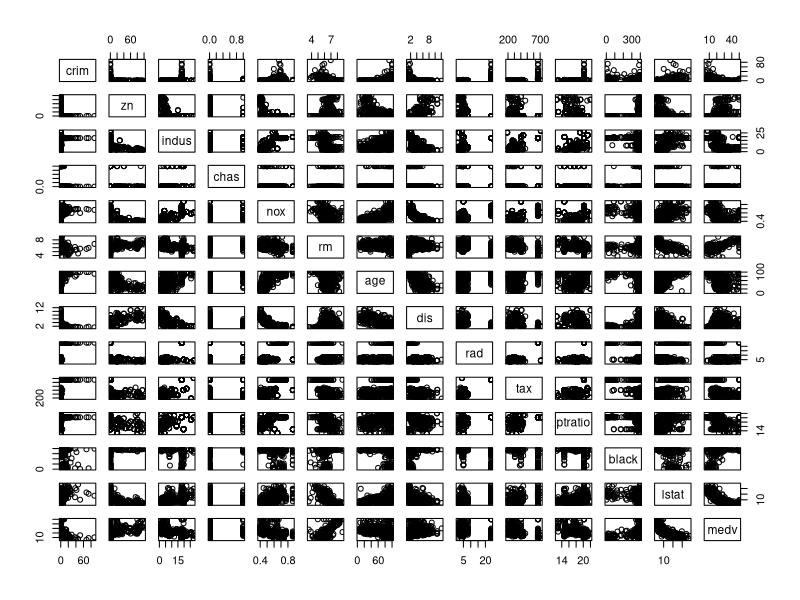
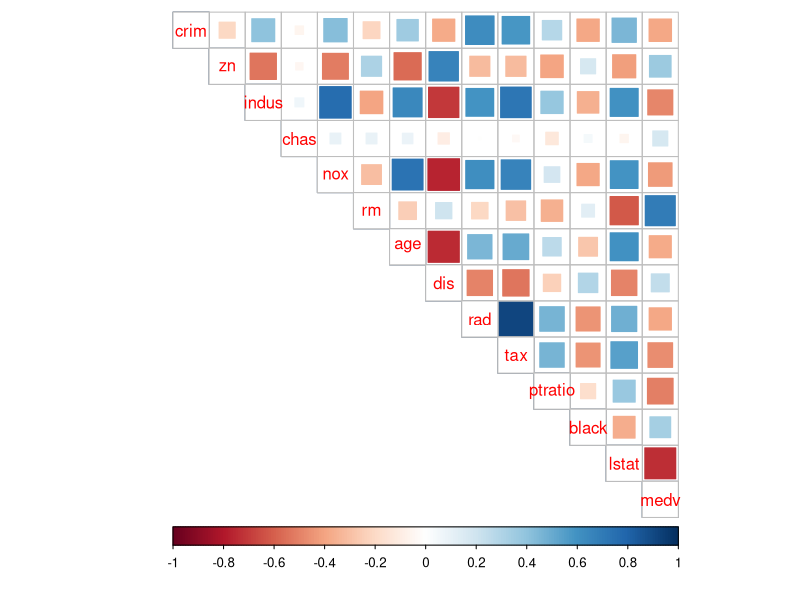
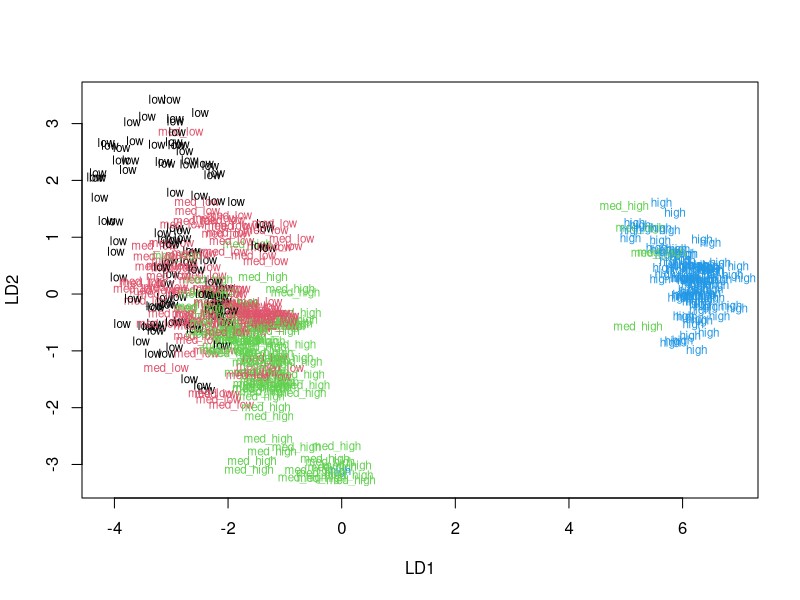
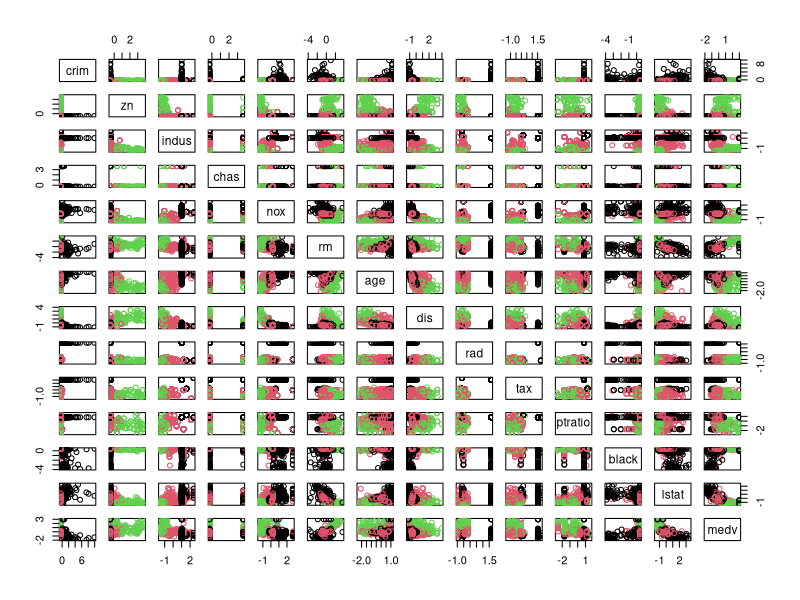
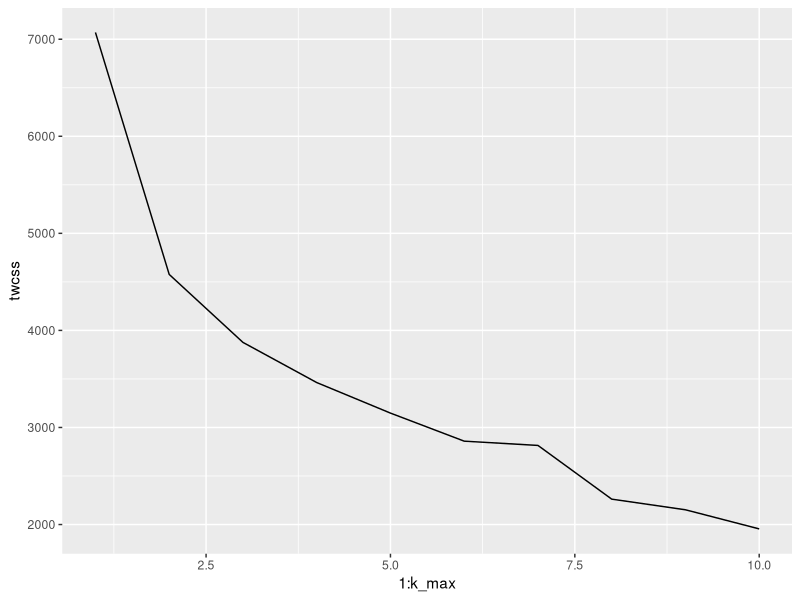
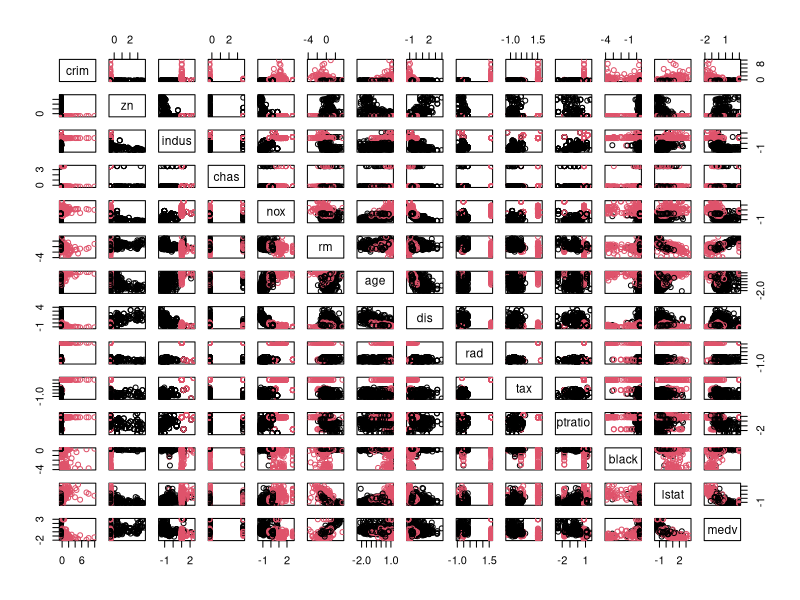

Reproduce these figures in R, in order.
## ---- chunk 1
library(MASS); library(tidyr); library(dplyr); library(ggplot2); library(corrplot)
data("Boston")
str(Boston)
dim(Boston)
## ---- chunk 2
pairs(Boston)
cor_matrix<-cor(Boston)
corrplot(cor_matrix, method="square", type="upper", cl.pos="b", tl.pos="d")
## ---- chunk 3
boston_scaled <- scale(Boston)
summary(boston_scaled)
#The values are now between -10 and 10, and all the mean values are 0, as per the scaling function.
boston_scaled<- as.data.frame(boston_scaled)
bins<-quantile(boston_scaled$crim)
bb<-c("low", "med_low", "med_high", "high")
crime <- cut(boston_scaled$crim, breaks = bins, include.lowest = TRUE, label=bb)
#table(crime)
boston_scaled <- dplyr::select(boston_scaled, -crim)
boston_scaled <- data.frame(boston_scaled, crime)
n<-nrow(boston_scaled)
ind<-sample(n, size=n*0.8)
train<-boston_scaled[ind,]
test<-boston_scaled[-ind,]
correct_classes <- test$crime
test <- dplyr::select(test, -crime)
lda.fit <- lda(crime~., data = train)
#lda.fit
classes <- as.numeric(train$crime)
lda.arrows <- function(x, myscale = 1, arrow_heads = 0.1, color = "red", tex = 0.75, choices = c(1,2)){
  heads <- coef(x)
  arrows(x0 = 0, y0 = 0, 
         x1 = myscale * heads[,choices[1]], 
         y1 = myscale * heads[,choices[2]], col=color, length = arrow_heads)
  text(myscale * heads[,choices], labels = row.names(heads), 
       cex = tex, col=color, pos=3)
}
plot(lda.fit, dimen = 2, col=classes, pch=classes)
#For some reason the data is reversed on the x-axis compared to the datacamp plot, I went through the whole code and couldn't find why
#lda.arrows(lda.fit, myscale = 10) // commented to reduce knitting time
lda.pred <- predict(lda.fit, newdata = test)
table(correct = correct_classes, predicted = lda.pred$class)
## ---- chunk 4
data("Boston")
bos<-scale(Boston)
#Euclidean and Manhattan distance
dist_eu<-dist(bos)
dist_man<-dist(bos, method="manhattan")
km<-kmeans(bos, centers=3)
pairs(bos, col=km$cluster)
set.seed(123)
k_max<-10
twcss<-sapply(1:k_max, function(k){kmeans(bos, k)$tot.withinss})
qplot(x = 1:k_max, y = twcss, geom = 'line')
km <-kmeans(bos, centers = 2)
pairs(bos, col = km$cluster)
